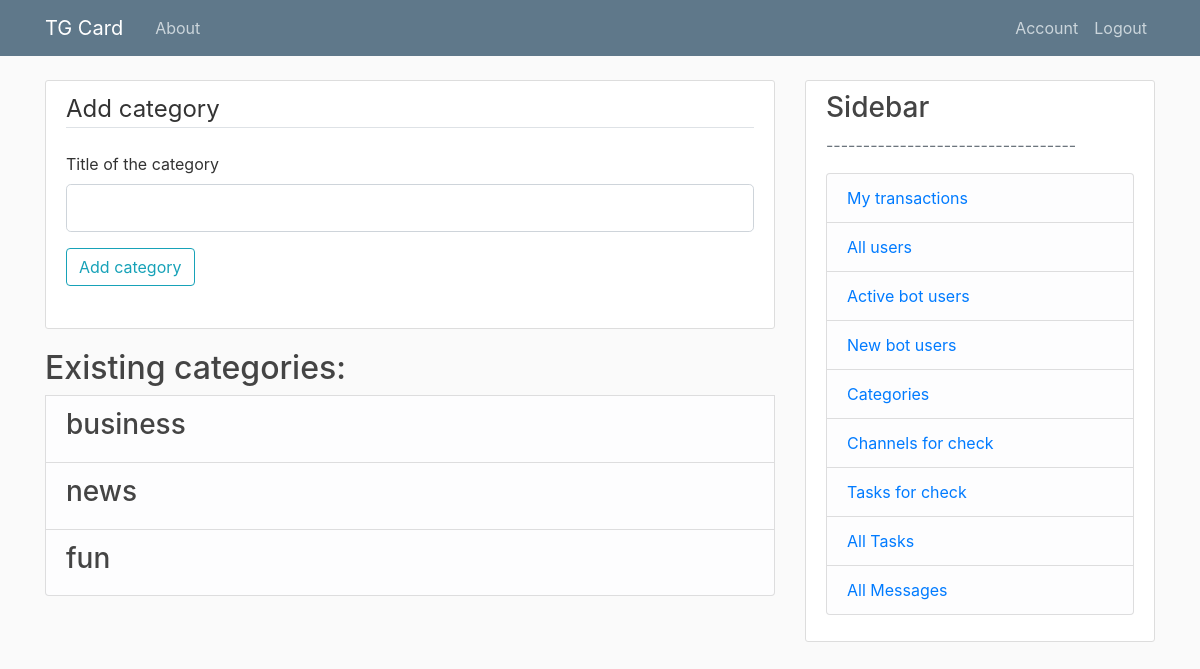
The page /category (signed in) on the database as committed earlier.
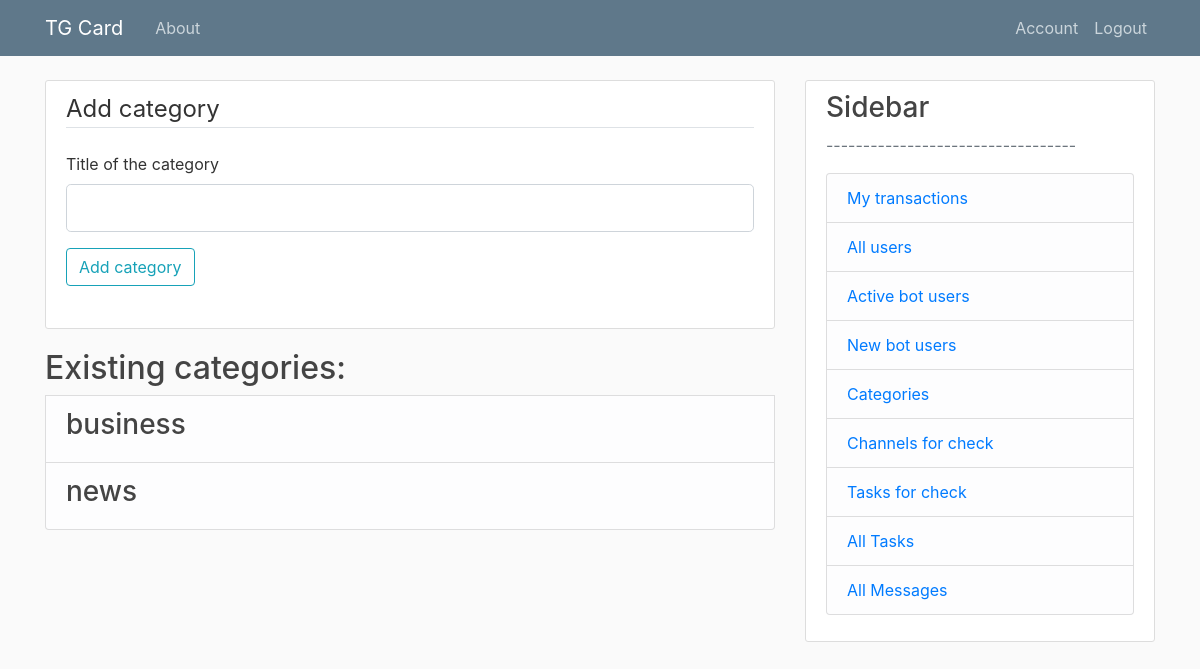
The same page on the database as committed later.
### models.py (models this page shows, shortened)
class Category(db.Model):
    id = db.Column(db.Integer, primary_key=True)
    title = db.Column(db.String, index=True, unique=True, nullable=False)
    categoryListAdv = db.relationship('CategoryListAdv', backref='category', lazy=True)
    categoryListAff = db.relationship('CategoryListAff', backref='category', lazy=True)

### routes.py (the view)
@app.route("/category", methods=['GET', 'POST'])
@login_required
@moderator_access_level()
def category():
    form = AddCategoryForm()
    allCategories = Category.query.all()
    if form.validate_on_submit():
        category = Category(title=form.title.data)
        db.session.add(category)
        db.session.commit()
        flash('Category added', 'success')
        return redirect(url_for('category'))
    return render_template('category.html', title='Category', form=form, allCategories=allCategories)

### forms.py (shortened to what this page needs)
class AddCategoryForm(FlaskForm):
    title = StringField('Title of the category', validators=[DataRequired()])
    submit = SubmitField('Add category')

### models.py (called while the page is built)
@login_manager.user_loader
def load_user(user_id):
    return User.query.get(int(user_id))

### routes.py (called while the page is built)
def moderator_access_level():
    def decorator(f):
        @wraps(f)
        def decorated_function(*args, **kwargs):
            if current_user.role != 'MODERATOR':
                return redirect(url_for('access_error_page'))
            return f(*args, **kwargs)
        return decorated_function
    return decorator

### templates/category.html (shortened to what this page needs)
{% extends "layout.html" %}
{% block content %}
    <div class="content-section">
        <form method="POST" action="">
        <fieldset class="form-group">
            <legend class="border-bottom mb-4">Add category</legend>
            <div class="form-group">
                {{ form.title.label(class="form-control-label") }}
                {% if form.title.errors %}
                    {{ form.title(class="form-control form-control-lg is-invalid") }}
                    <div class="invalid-feedback">
                        {% for error in form.title.errors %}
                            <span>{{ error }}</span>
                        {% endfor %}
                    </div>
                {% else %}
                    {{ form.title(class="form-control form-control-lg") }}
                {% endif %}
            </div>
    	    <div class="form-group">
         	    {{ form.submit(class="btn btn-outline-info") }}
    	    </div>
            </fieldset>
        </form>
    </div>
    <ul class="list-group">
    <h2>Existing categories: </h2>
        {% for category in allCategories %}
            <li class="list-group-item list-group-item-light">
                <h3>{{ category.title }} </h3>
            </li>
        {% endfor %}
    </ul>
{% endblock content %}

Rows that differ between the two databases and show on the page:
removed Category: title "fun"
